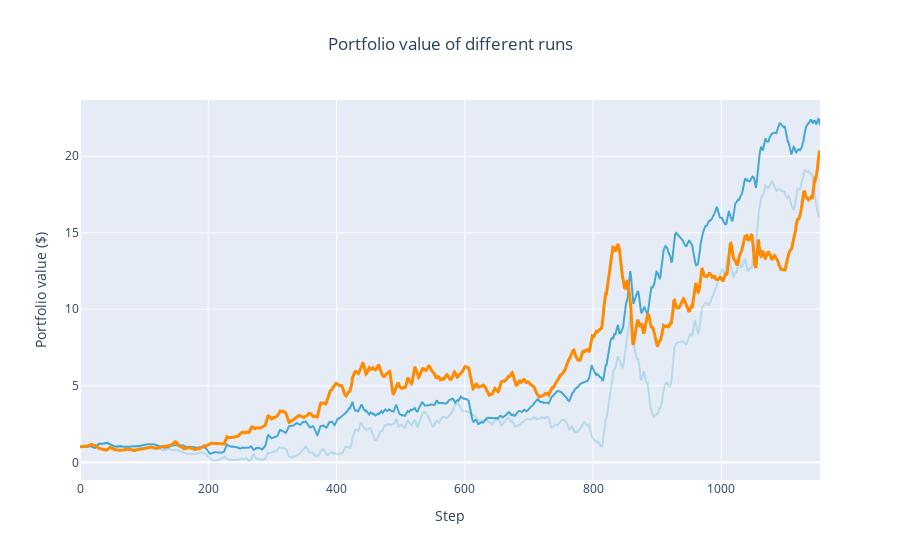
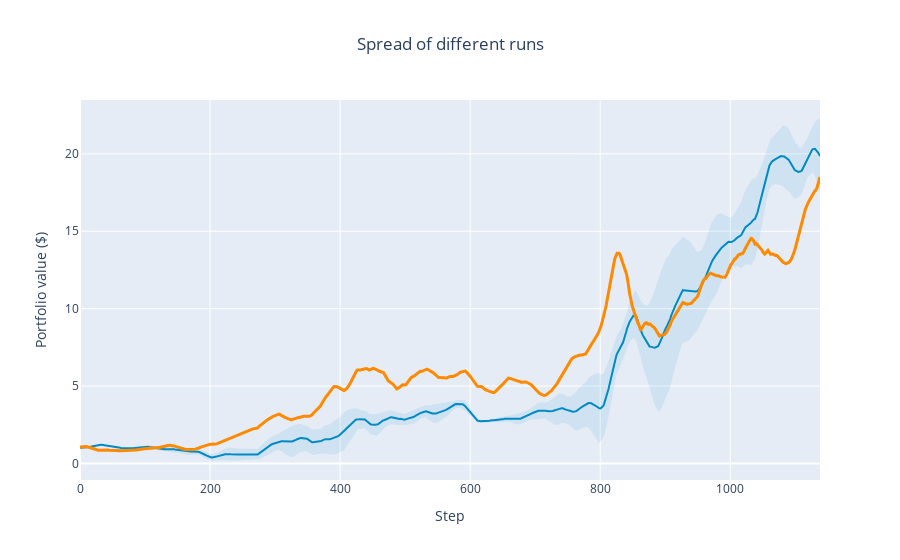

Notebook code cell kept with these figures, in order:
### Code cell
plot_runs('logs-AMD')

### Figure 1 — Plotly figure (JSON) as saved in the notebook; plotly's stock layout.template omitted (floating-point values rounded to 4 significant figures; data arrays with more than 128 entries replaced by an {"elided": "..."} marker saying what was removed)
{"data": [{"line": {"color": "rgba(0, 138, 196, 0.2)"}, "mode": "lines", "name": "Run 1", "type": "scatter", "x": {"elided": "1155 int values"}, "y": {"elided": "1155 float values"}}, {"line": {"color": "rgba(0, 138, 196, 0.7)"}, "mode": "lines", "name": "Run 2", "type": "scatter", "x": {"elided": "1155 int values"}, "y": {"elided": "1155 float values"}}, {"line": {"color": "#ff8a00", "width": 3}, "mode": "lines", "name": "Original", "type": "scatter", "x": {"elided": "1155 int values"}, "y": {"elided": "1155 float values"}}], "layout": {"showlegend": false, "title": {"text": "Portfolio value of different runs", "x": 0.5}, "xaxis": {"title": {"text": "Step"}}, "yaxis": {"title": {"text": "Portfolio value ($)"}}}}

### Figure 2 — Plotly figure (JSON) as saved in the notebook; plotly's stock layout.template omitted (floating-point values rounded to 4 significant figures; data arrays with more than 128 entries replaced by an {"elided": "..."} marker saying what was removed)
{"data": [{"hoverinfo": "skip", "line": {"width": 0}, "mode": "lines", "type": "scatter", "x": {"elided": "1139 int values"}, "y": {"elided": "1139 float values"}}, {"fill": "tonexty", "fillcolor": "rgba(0, 138, 196, 0.1)", "line": {"color": "#008ac4", "width": 2}, "mode": "lines", "type": "scatter", "x": {"elided": "1139 int values"}, "y": {"elided": "1139 float values"}}, {"fill": "tonexty", "fillcolor": "rgba(0, 138, 196, 0.1)", "hoverinfo": "skip", "line": {"width": 0}, "mode": "lines", "type": "scatter", "x": {"elided": "1139 int values"}, "y": {"elided": "1139 float values"}}, {"line": {"color": "#ff8a00", "width": 3}, "mode": "lines", "name": "Original", "type": "scatter", "x": {"elided": "1155 int values"}, "y": {"elided": "1139 float values"}}], "layout": {"showlegend": false, "title": {"text": "Spread of different runs", "x": 0.5}, "xaxis": {"title": {"text": "Step"}}, "yaxis": {"title": {"text": "Portfolio value ($)"}}}}
